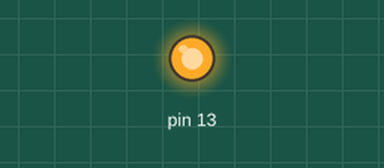
The sketch below on a simulated Arduino Uno, built with avr-gcc and run on an emulated ATmega328P. Shown: output pins drawn as LEDs (lit = HIGH). The modem accepts every AT command (registered, SIM ready, sends succeed) and sends nothing else.

Above: at 30.1 s.
At 31.1 s:
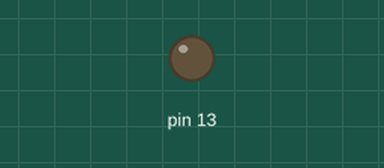
Timing chart, 0 to 32.6 s (numbered marks = the images above):
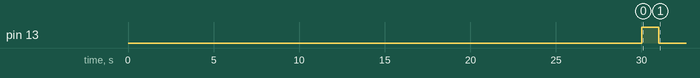

The sketch:

Adeept_wifi_control_led.ino
```cpp
/*************************************
File name:Adeept_wifi_control_led
Description:
Website:www.addept.com
E-mail:support@addept.com
Author:felix
Date:2019/6/10
*************************************/
#include<SoftwareSerial.h>    //use the library to commmunicate with esp8266 wifi module
#define rxPin 2               //define rx and tx pin
#define txPin 3

SoftwareSerial mySerial = SoftwareSerial(rxPin,txPin); //creat an object mySerial

//define esp8266 wifi module variate
char judge = 0;
String comdata = "";
//define receive data
String text1 = "\r\n+IPD,0,1:1";
String text2 = "\r\n+IPD,0,1:2";

// put your setup code here, to run once:
void setup() {
  pinMode(13,OUTPUT);
  mySerial.begin(115200);                  // set up a wifi serial communication baud rate 115200
   delay(4000);
   mySerial.println("AT+RST\r\n");         //reset wifi
   delay(5000);
   delay(5000);
   mySerial.println("AT+CWMODE=3\r\n");    //set to softAP+station mode
   delay(4000);
   mySerial.println("AT+CIPMUX=1\r\n");    //set to multi-connection mode
   delay(4000);
   mySerial.println("AT+CIPSERVER=1\r\n"); //set as server
   delay(4000);
   mySerial.println("AT+CIPSTO=7000\r\n"); //keep the wifi connecting 7000 seconds
   delay(4000);
   digitalWrite(13,HIGH);                  //configuration is complete
   delay(1000);
   digitalWrite(13,LOW);
}

// put your main code here, to run repeatedly:
void loop() {
  //receive the data
  while(mySerial.available()>0)
   {
    comdata += char(mySerial.read());
    delay(1);
   }


  //set the judge
  judgement();

  //judge the variate "judge"
           switch(judge)
     {
         case 1: while(!mySerial.available()){digitalWrite(13,HIGH); }
                   break;
         case 2: while(!mySerial.available()) {digitalWrite(13,LOW);}
                   break;
         default:  break;
     }
}


  //set the judge
void judgement(){
    if (comdata.length() > 0)
    {
        if(comdata==text1){
          judge=1;
        }
        if(comdata==text2){
          judge=2;
        }
        comdata = "";
    }
}
```
